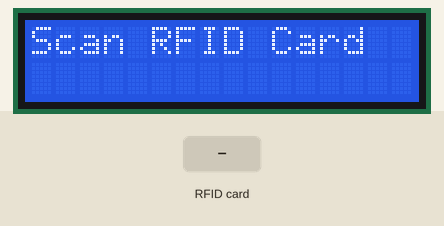
The sketch below on a simulated Arduino Uno, built with avr-gcc and run on an emulated ATmega328P. On the bench: 16×2 character LCD. Inputs (shaded band) come from the test bench. What the sketch prints to the serial monitor is not drawn.

Above: at 1.3 s.
1.4 s: RFID card 5E 7A 19 C4 held to the reader
At 2.3 s:
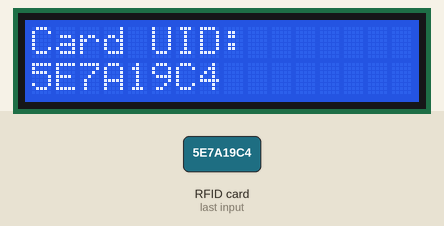
Timing chart, 0 to 4.4 s (numbered marks = the images above; inputs shaded):
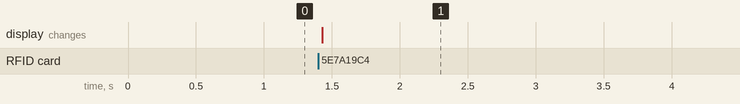

The sketch:

RFID.ino
```cpp
#include <SPI.h>
#include <MFRC522.h>
#include <Wire.h>
#include <LiquidCrystal_I2C.h>

// RFID pins
#define SS_PIN 10
#define RST_PIN 9
MFRC522 mfrc522(SS_PIN, RST_PIN);

// LCD 16x2 I2C
LiquidCrystal_I2C lcd(0x27, 16, 2); // changer 0x27 si ton adresse est différente

void setup() {
  Serial.begin(9600);
  SPI.begin();
  mfrc522.PCD_Init();

  lcd.init();
  lcd.backlight();
  lcd.setCursor(0,0);
  lcd.print("Scan RFID Card");
}

void loop() {
  // Vérifier s'il y a une carte
  if (!mfrc522.PICC_IsNewCardPresent()) return;
  if (!mfrc522.PICC_ReadCardSerial()) return;

  // Lire UID
  String uidStr = "";
  for (byte i = 0; i < mfrc522.uid.size; i++) {
    if (mfrc522.uid.uidByte[i] < 0x10) uidStr += "0";
    uidStr += String(mfrc522.uid.uidByte[i], HEX);
  }
  uidStr.toUpperCase();

  // Afficher sur LCD
  lcd.clear();
  lcd.setCursor(0,0);
  lcd.print("Card UID:");
  lcd.setCursor(0,1);
  lcd.print(uidStr);

  // Afficher aussi sur Serial Monitor
  Serial.println("Card UID: " + uidStr);

  delay(2000); // attendre avant lecture suivante
}
```

Measured:
- after the input at 1.4 s, the display: changes at once (image 1)
